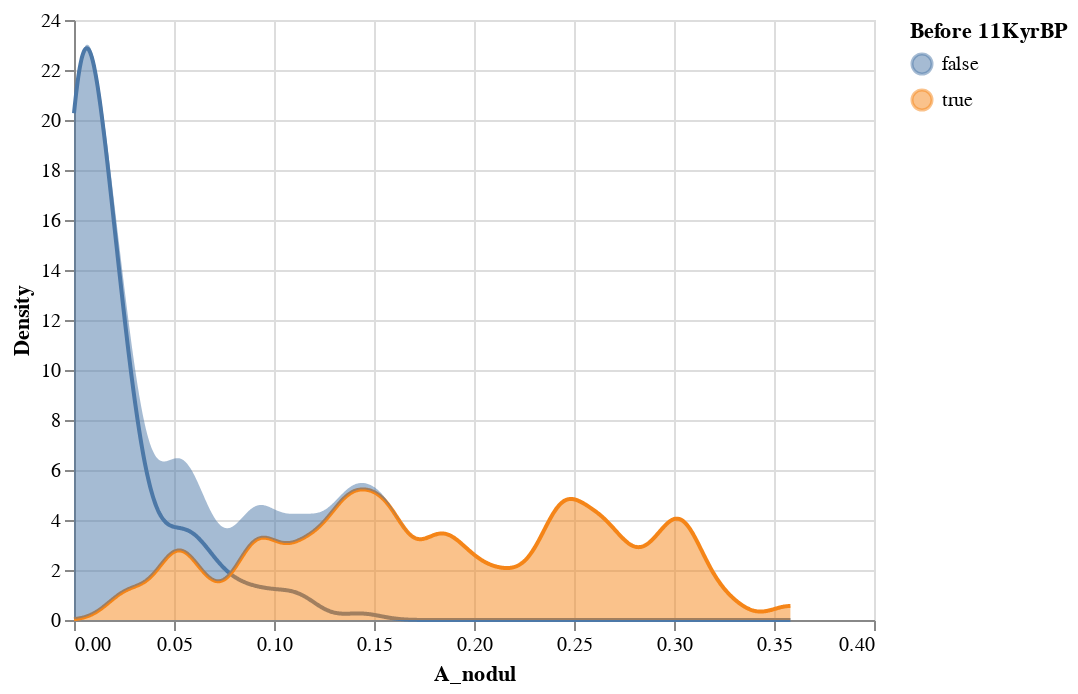

The code cell stored with this chart in its notebook:
### Markdown cell above
<!-- BEGIN QUESTION -->

### Q1 (d). Conditional distributions of relative abundance

Does the distribution of relative abundance of *Azpeitia nodulifer* differ when variation in sea temperatures was higher (before 11KyrBP)? 

#### (i) Plot kernel density estimates to show the distribution of relative abundances before and after 11KyrBP.

1. Use `.transform_caluculate(...)` to calculate an indicator variable, `pre_dryas`, that indicates whether `Age` exceeds 11.

2. Use `.transform_density(...)` to compute KDEs separately for observations of relative abundance before and after 11KyrBP.
    + *Hint*: group by `pre_dryas`


3. Plot the KDEs distinguished by color; give the color legend the title 'Before 11KyrBP' and store the plot as `kdes`.

4. Add a shaded area beneath the KDE curves. Adjust the opacity of the area to your liking.

### Code cell
kdes = alt.Chart(diatoms).transform_calculate(
    pre_dryas = 'datum.Age > 11',
    Density = 'datum.Count/(0.03*230)'
).transform_density(
    density = 'A_nodul',
    groupby = ['pre_dryas'],
    as_ = ['A_nodul', 'Density'],
    bandwidth = 0.01, 
    #extent = [25, 90],
    steps = 1000 
).mark_line().encode(
    x = 'A_nodul:Q',
    y = 'Density:Q',
    color = alt.Color('pre_dryas:N', legend = alt.Legend(title = 'Before 11KyrBP'))
)

kdes + kdes.mark_area(opacity = 0.5)

### Figure 1 — Vega-Lite specification as saved in the notebook (floating-point values rounded to 4 significant figures; data arrays with more than 128 entries replaced by an {"elided": "..."} marker saying what was removed)
{"config": {"view": {"continuousWidth": 400, "continuousHeight": 300}}, "layer": [{"mark": "line", "encoding": {"color": {"field": "pre_dryas", "legend": {"title": "Before 11KyrBP"}, "type": "nominal"}, "x": {"field": "A_nodul", "type": "quantitative"}, "y": {"field": "Density", "type": "quantitative"}}, "transform": [{"calculate": "datum.Age > 11", "as": "pre_dryas"}, {"calculate": "datum.Count/(0.03*230)", "as": "Density"}, {"density": "A_nodul", "bandwidth": 0.01, "groupby": ["pre_dryas"], "steps": 1000, "as": ["A_nodul", "Density"]}]}, {"mark": {"type": "area", "opacity": 0.5}, "encoding": {"color": {"field": "pre_dryas", "legend": {"title": "Before 11KyrBP"}, "type": "nominal"}, "x": {"field": "A_nodul", "type": "quantitative"}, "y": {"field": "Density", "type": "quantitative"}}, "transform": [{"calculate": "datum.Age > 11", "as": "pre_dryas"}, {"calculate": "datum.Count/(0.03*230)", "as": "Density"}, {"density": "A_nodul", "bandwidth": 0.01, "groupby": ["pre_dryas"], "steps": 1000, "as": ["A_nodul", "Density"]}]}], "data": {"name": "data-9f4e66e54759d6b46301ea3d10ce44f6"}, "$schema": "https://vega.github.io/schema/vega-lite/v4.17.0.json", "datasets": {"data-9f4e66e54759d6b46301ea3d10ce44f6": {"elided": "230 records"}}}
